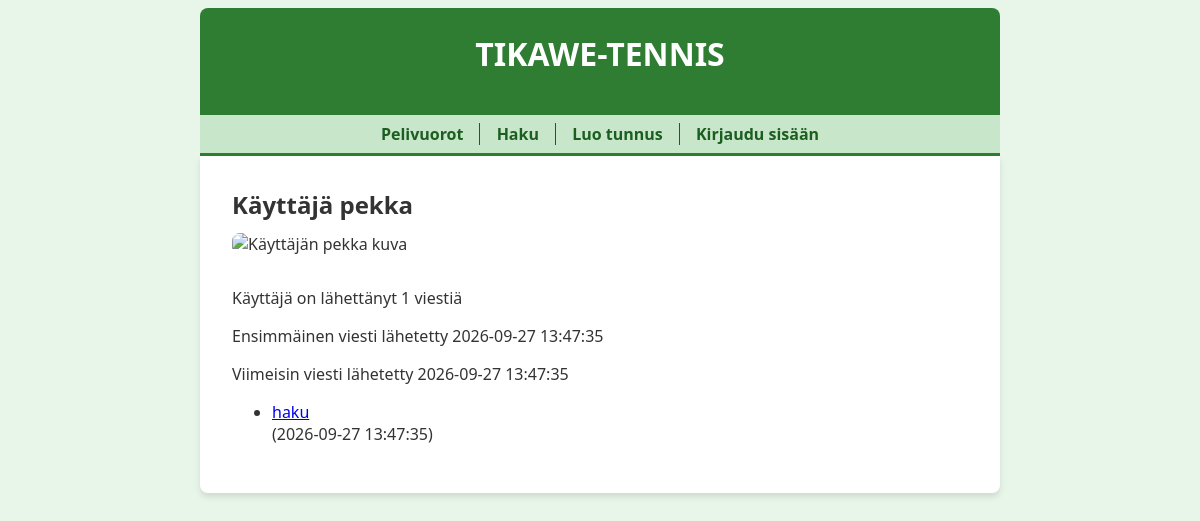
/user/5, run on the app's committed database.
### tables this page shows
CREATE TABLE users (id INTEGER PRIMARY KEY, username TEXT UNIQUE, password_hash TEXT, image BLOB);

CREATE TABLE messages (id INTEGER PRIMARY KEY, content TEXT, sent_at TEXT, user_id INTEGER REFERENCES users, thread_id INTEGER REFERENCES threads, status INTEGER DEFAULT 1);

CREATE TABLE threads (id INTEGER PRIMARY KEY, title TEXT, user_id INTEGER REFERENCES users);

### app.py (the view)
@app.route("/user/<int:user_id>")
def show_user(user_id):
    user = users.get_user(user_id)
    if not user:
        abort(404)
    messages = users.get_messages(user_id)
    return render_template("user.html", user=user, messages=messages)

### app.py (called while the page is built)
@app.before_request
def before_request():
    g.start_time = time.time()

@app.after_request
def after_request(response):
    elapsed_time = round(time.time() - g.start_time, 2)
    print("elapsed time:", elapsed_time, "s")
    return response

### db.py (called while the page is built)
def get_connection():
    con = sqlite3.connect("database.db")
    con.execute("PRAGMA foreign_keys = ON")
    con.row_factory = sqlite3.Row
    return con

def query(sql, params=[]):
    con = get_connection()
    result = con.execute(sql, params).fetchall()
    con.close()
    return result

### users.py (called while the page is built)
def get_user(user_id):
    sql = """SELECT id, username, image IS NOT NULL as has_image
             FROM users
             WHERE id = ?"""
    result = db.query(sql, [user_id])
    return result[0] if result else None

def get_messages(user_id):
    sql = """SELECT m.id, m.thread_id, t.title thread_title, m.sent_at
             FROM threads t, messages m
             WHERE t.id = m.thread_id AND m.user_id = ? AND m.status = 1
             ORDER BY m.sent_at DESC"""
    return db.query(sql, [user_id])

### templates/user.html (shortened to what this page needs)
{% extends "layout.html" %}
{% block content %}
  <h2>Käyttäjä {{ user.username }}</h2>
  {% if user.has_image %}
  <img src="/image/{{ user.id }}" alt="Käyttäjän {{ user.username }} kuva" style="max-width: 200px; border-radius: 8px; margin-bottom: 1em;" />
  {% endif %}
  <p>Käyttäjä on lähettänyt {{ messages | count }} viestiä</p>
  {% if messages %}
  <p>Ensimmäinen viesti lähetetty {{ messages[-1].sent_at }}</p>
  <p>Viimeisin viesti lähetetty {{ messages[0].sent_at }}</p>
  <ul>
  {% for message in messages %}
    <li>
      <a href="/thread/{{ message.thread_id }}#{{ message.id }}">
        {{ message.thread_title }}
      </a>
      <br />
      ({{ message.sent_at }})
    </li>
  {% endfor %}
  </ul>
  {% endif %}
{% endblock %}

### static/main.css (style rules this page uses)
body { margin: auto; max-width: 50em; font-family: 'Segoe UI', Tahoma, Geneva, Verdana, sans-serif; background-color: #e8f5e9; color: #333; }
h1, h2, h3 { margin: 0 0 0.5em 0; }

### data on the page
users: username "pekka"
messages: sent_at "2026-09-27 13:47:35", thread_title "haku"

### other printed values
{{ messages | count }} "1"
